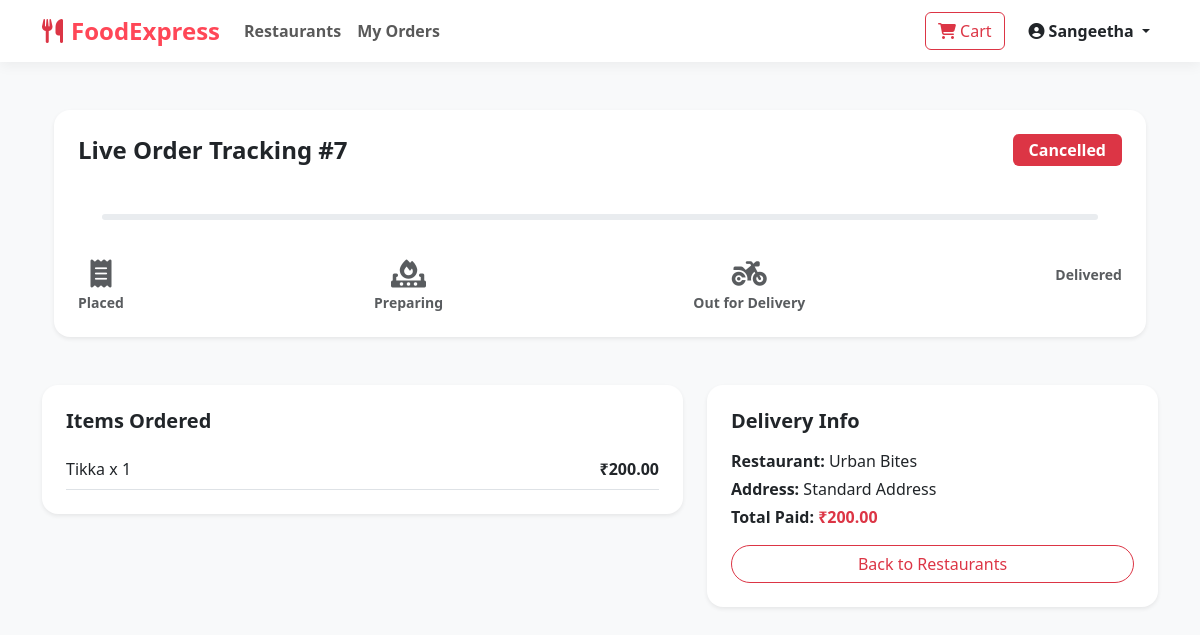
Screenshot of /orders/detail/7/ (signed in) with the database file from the repository.
### orders/models.py (models this page shows, shortened)
class Order(models.Model):
    STATUS_CHOICES = (
        ('Pending', 'Pending'),
        ('Accepted', 'Accepted by Restaurant'),
        ('Preparing', 'Preparing Food'),
        ('Out for Delivery', 'Out for Delivery'),
        ('Delivered', 'Delivered'),
        ('Cancelled', 'Cancelled'),
    )
    user = models.ForeignKey(User, on_delete=models.CASCADE, related_name='orders')
    restaurant = models.ForeignKey(Restaurant, on_delete=models.CASCADE)
    delivery_partner = models.ForeignKey(User, on_delete=models.SET_NULL, null=True, blank=True, related_name='deliveries')
    total_amount = models.DecimalField(max_digits=10, decimal_places=2)
    delivery_address = models.TextField()
    status = models.CharField(max_length=30, choices=STATUS_CHOICES, default='Pending')
    created_at = models.DateTimeField(auto_now_add=True)
    declined_by = models.ManyToManyField(User, related_name='declined_orders', blank=True)

class OrderItem(models.Model):
    order = models.ForeignKey(Order, on_delete=models.CASCADE, related_name='items')
    food_item = models.ForeignKey(FoodItem, on_delete=models.CASCADE)
    quantity = models.PositiveIntegerField()
    price = models.DecimalField(max_digits=8, decimal_places=2)

### restaurants/models.py (models this page shows, shortened)
class FoodItem(models.Model):
    restaurant = models.ForeignKey(Restaurant, on_delete=models.CASCADE, related_name='food_items')
    category = models.ForeignKey(Category, on_delete=models.SET_NULL, null=True, blank=True)
    name = models.CharField(max_length=200)
    description = models.TextField()
    price = models.DecimalField(max_digits=8, decimal_places=2)
    image = models.ImageField(upload_to='food_items/', blank=True, null=True)
    is_available = models.BooleanField(default=True)
    is_veg = models.BooleanField(default=True)

class Restaurant(models.Model):
    owner = models.ForeignKey(User, on_delete=models.CASCADE, related_name='restaurants')
    name = models.CharField(max_length=200)
    description = models.TextField()
    address = models.TextField()
    phone = models.CharField(max_length=15)
    image = models.ImageField(upload_to='restaurants/', blank=True, null=True)
    is_active = models.BooleanField(default=True)
    created_at = models.DateTimeField(auto_now_add=True)

### orders/views.py (the view)
# urls.py: path('detail/<int:order_id>/', views.order_detail, name='order_detail'),
@login_required
def order_detail(request, order_id):
    order = get_object_or_404(Order, id=order_id, user=request.user)
    return render(request, 'orders/order_detail.html', {'order': order})

### orders/templates/orders/order_detail.html (shortened to what this page needs)
{% extends 'base.html' %}
{% block content %}
<div class="container py-4">
    <div class="card border-0 shadow-sm rounded-4 p-4 mb-4">
        <div class="d-flex justify-content-between align-items-center mb-4">
            <h4 class="fw-bold mb-0">Live Order Tracking #{{ order.id }}</h4>
            <span class="badge bg-danger fs-6 px-3 py-2">{{ order.status }}</span>
        </div>
        <div class="position-relative m-4">
            <div class="progress" style="height: 6px;">
                </div>
            </div>
            <div class="d-flex justify-content-between mt-3 text-center fw-semibold small">
                <div class="{% if order.status == 'Pending' or order.status == 'Preparing' or order.status == 'Out for Delivery' or order.status == 'Delivered' %}text-danger{% else %}text-muted{% endif %}">
                    <i class="fa-solid fa-receipt fa-2x d-block mb-1"></i>Placed
                </div>
                <div class="{% if order.status == 'Preparing' or order.status == 'Out for Delivery' or order.status == 'Delivered' %}text-danger{% else %}text-muted{% endif %}">
                    <i class="fa-solid fa-fire-burner fa-2x d-block mb-1"></i>Preparing
                </div>
                <div class="{% if order.status == 'Out for Delivery' or order.status == 'Delivered' %}text-danger{% else %}text-muted{% endif %}">
                    <i class="fa-solid fa-motorcycle fa-2x d-block mb-1"></i>Out for Delivery
                </div>
                <div class="{% if order.status == 'Delivered' %}text-success{% else %}text-muted{% endif %}">
                    Delivered
                </div>
            </div>
        </div>
    </div>
    <div class="row g-4">
        <div class="col-md-7">
            <div class="card border-0 shadow-sm rounded-4 p-4">
                <h5 class="fw-bold mb-3">Items Ordered</h5>
                {% for item in order.items.all %}
                <div class="d-flex justify-content-between border-bottom py-2">
                    <span>{{ item.food_item.name }} x {{ item.quantity }}</span>
                    <span class="fw-bold">₹{{ item.price }}</span>
                </div>
                {% endfor %}
            </div>
        </div>
        <div class="col-md-5">
            <div class="card border-0 shadow-sm rounded-4 p-4">
                <h5 class="fw-bold mb-3">Delivery Info</h5>
                <p class="mb-1"><strong>Restaurant:</strong> {{ order.restaurant.name }}</p>
                <p class="mb-1"><strong>Address:</strong> {{ order.delivery_address }}</p>
                <p class="mb-3"><strong>Total Paid:</strong> <span class="text-danger fw-bold">₹{{ order.total_amount }}</span></p>
                <a href="{% url 'home' %}" class="btn btn-outline-danger w-100 rounded-pill">Back to Restaurants</a>
            </div>
        </div>
    </div>
</div>
{% endblock %}

### templates/base.html (shortened to what this page needs)
<!DOCTYPE html>
<html lang="en">
<head>
    <link href="https://cdn.jsdelivr.net/npm/bootstrap@5.3.0/dist/css/bootstrap.min.css" rel="stylesheet">
    <link rel="stylesheet" href="https://cdnjs.cloudflare.com/ajax/libs/font-awesome/6.4.0/css/all.min.css">
</head>
<body>
    <nav class="navbar navbar-expand-lg navbar-custom sticky-top">
        <div class="container">
            <a class="navbar-brand" href="{% url 'home' %}">
                <i class="fa-solid fa-utensils text-danger me-2"></i>FoodExpress
            </a>
            <div class="collapse navbar-collapse" id="navbarNav">
                <ul class="navbar-nav me-auto">
                    <li class="nav-item">
                        <a class="nav-link fw-semibold" href="{% url 'home' %}">Restaurants</a>
                    </li>
                    {% if user.is_authenticated %}
                        <li class="nav-item">
                            <a class="nav-link fw-semibold" href="{% url 'order_history' %}">My Orders</a>
                        </li>
                    {% endif %}
                </ul>
                <ul class="navbar-nav ms-auto align-items-center gap-2">
                    {% if user.is_authenticated %}
                        <li class="nav-item">
                            <a href="{% url 'view_cart' %}" class="btn btn-outline-danger position-relative me-2">
                                <i class="fa-solid fa-cart-shopping"></i> Cart
                            </a>
                        </li>
                        <li class="nav-item dropdown">
                            <a class="nav-link dropdown-toggle fw-bold text-dark" href="#" id="userDrop" data-bs-toggle="dropdown">
                                <i class="fa-solid fa-user-circle me-1"></i>{{ user.username }}
                            </a>
                        </li>
                    {% endif %}
                </ul>
            </div>
        </div>
    </nav>
    <main class="py-4">
        <div class="container">
            {% block content %}{% endblock %}
    </main>
</body>
</html>

### templates/base.html (style rules this page uses)
:root { --primary-color: #ff4757; --secondary-color: #2ed573; --dark-color: #2f3542; --light-bg: #f8f9fa; }
body { background-color: var(--light-bg); font-family: 'Segoe UI', Tahoma, Geneva, Verdana, sans-serif; }
.navbar-custom { background-color: #ffffff; box-shadow: 0 4px 12px rgba(0,0,0,0.05); }
.navbar-brand { font-weight: 700; color: var(--primary-color) !important; font-size: 1.5rem; }

### rows the page displays
Order: id "7", status "Cancelled", restaurant.name "Urban Bites", delivery_address "Standard Address", total_amount "200.00"
OrderItem: food_item.name "Tikka", quantity "1", price "200.00"

### other values shown
{{ user.username }} "Sangeetha"
